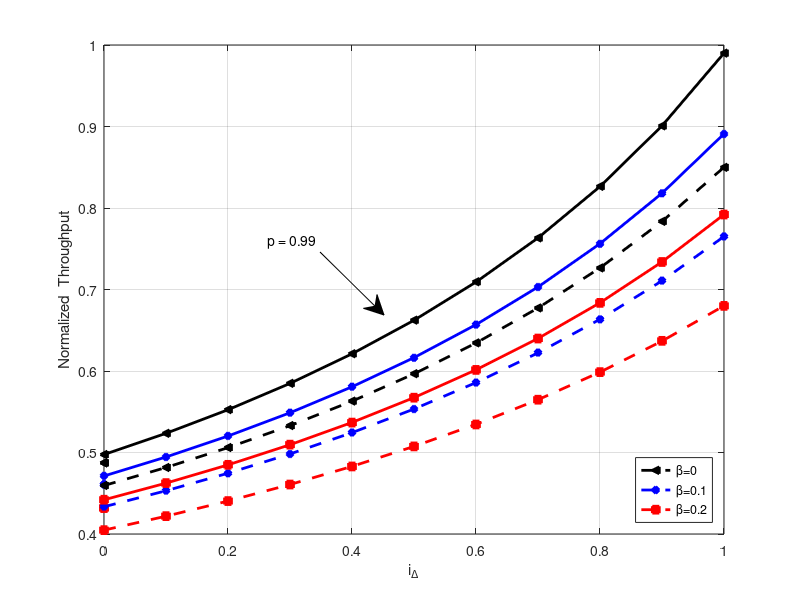

Reproduce this figure in MATLAB. (Note: this script raises an error after producing the figure.)
clear all;
clc;
close all

%% input
load('Figure_6');
line_width = 2;
marker_size = 5;
plot([0 0],[0.4873 0.4873],'color','k','linewidth',line_width,'linestyle','--',...
    'marker','<','markersize',marker_size,'markerfacecolor','k');
hold on;
plot([0 0],[0.461 0.461],'color','b','linewidth',line_width,'linestyle','--',...
    'marker','d','markersize',marker_size,'markerfacecolor','b');
hold on;
plot([0 0],[0.432 0.432],'color','r','linewidth',line_width,'linestyle','--',...
    'marker','s','markersize',marker_size,'markerfacecolor','r');
hold on;
for pind = 1:length(p)
    % Plot Relative throughput
    color_list = ['k','b','r','c','g','y','m'];
    marker_list = ['<','d','s','s','x','p','v'];
    if pind == 1   % p = 0.8
        % Plot theratical results first
        for ind_t = 1:length(beta_t)            
            plot(i_delta, theo_rate_h(ind_t,:,pind),...
                'color',color_list(ind_t),'linewidth',line_width,'linestyle','--'); 
            hold on;
        end

        % Then, simulated results
        for ind_t = 1:length(beta_t)
            plot(i_delta, sim_rate_h(ind_t,:,pind),...
                'color',color_list(ind_t),'linewidth',line_width,...
                'marker',marker_list(ind_t),'markerfacecolor',color_list(ind_t),...
                'markersize',marker_size,'linestyle','none'); hold on;
        end
    else            % p = 0.95
        % Plot theratical results first
        for ind_t = 1:length(beta_t)
            plot(i_delta, theo_rate_h(ind_t,:,pind),...
                'color',color_list(ind_t),'linewidth',line_width,'linestyle','-'); 
            hold on;
        end

        % Then, simulated results
        for ind_t = 1:length(beta_t)
            plot(i_delta, sim_rate_h(ind_t,:,pind),...
                'color',color_list(ind_t),'linewidth',line_width,...
                'marker',marker_list(ind_t),'markerfacecolor',color_list(ind_t),...
                'markersize',marker_size,'linestyle','none'); hold on;
        end
    end
    xlabel('i_\Delta');
    ylabel('Normalized  Throughput');
    box on;
    grid on;
end
legend(legend_beta, 'location', 'southeast');
x = gcf;
Font_size = 16;

annotation(x,'textarrow',[0.4 0.48],...
    [0.58 0.475],'String',{'p = 0.99'},...
    'HeadStyle','cback3','FontSize', Font_size, 'FontName', 'Times New Roman','horizontalalignment','left');

annotation(x,'textarrow',[0.69 0.64],...
    [0.28 0.4],'String',{'p = 0.85'},...
    'HeadStyle','cback3','FontSize', Font_size, 'FontName', 'Times New Roman','horizontalalignment','left');

annotation('ellipse',[0.46 0.33 .04 .16]);
annotation('ellipse',[0.62 0.32 .04 .18]);
PrintFigToPaper('-dpdf', mfilename, 16, 'Times New Roman', 7, 1, 0);
